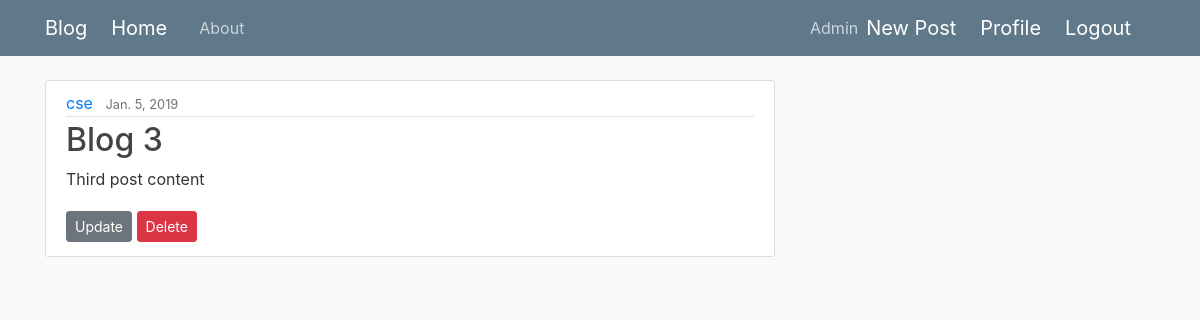
The app's page /post/4/ (signed in) with its own data.
### blog/models.py (models this page shows, shortened)
class Post(models.Model):
    title = models.CharField(max_length=100)
    content = models.TextField()
    date_posted = models.DateField(default=timezone.now)
    author = models.ForeignKey(User, on_delete=models.CASCADE)

### blog/views.py (the view)
# urls.py: path('post/<int:pk>/',PostDetailView.as_view(),name='post-detail'),
class PostDetailView(DetailView):
    model = Post

### blog/templates/blog/post_detail.html
{% extends "blog/base.html" %}
{% block content %}
      <article class="media content-section">
            <div class="media-body">
               <div class="article-metadata">
                  <a class="mr-2" href="#">{{ object.author }}</a>
                  <small class="text-muted">{{ object.date_posted }}</small>
              </div>
               <h2><a class="article-title" href="#">{{ object.title }}</a></h2>
               <p class="article-content">{{ object.content }}</p>
               {% if object.author == user %}
                  <div>
                     <a class="btn btn-secondary btn-sm mt-1 mb-1" href="{% url 'post-update' object.id %}">Update</a>
                       <a class="btn btn-danger btn-sm mt-1 mb-1" href="{% url 'post-delete' object.id %}">Delete</a>
                  </div>
                {% endif %}
            </div>
     </article>
{% endblock content %}

### blog/static/blog/main.css (style rules this page uses)
body { background: #fafafa; color: #333333; margin-top: 5rem; }
h1, h2, h3, h4, h5, h6 { color: #444444; }
.content-section { background: #ffffff; padding: 10px 20px; border: 1px solid #dddddd; border-radius: 3px; margin-bottom: 20px; }
.article-title { color: #444444; }
.article-content { white-space: pre-line; }
.article-metadata { padding-bottom: 1px; margin-bottom: 4px; border-bottom: 1px solid #e3e3e3 }

### records on screen
Post: author "cse", date_posted "Jan. 5, 2019", title "Blog 3", content "Third post content"
